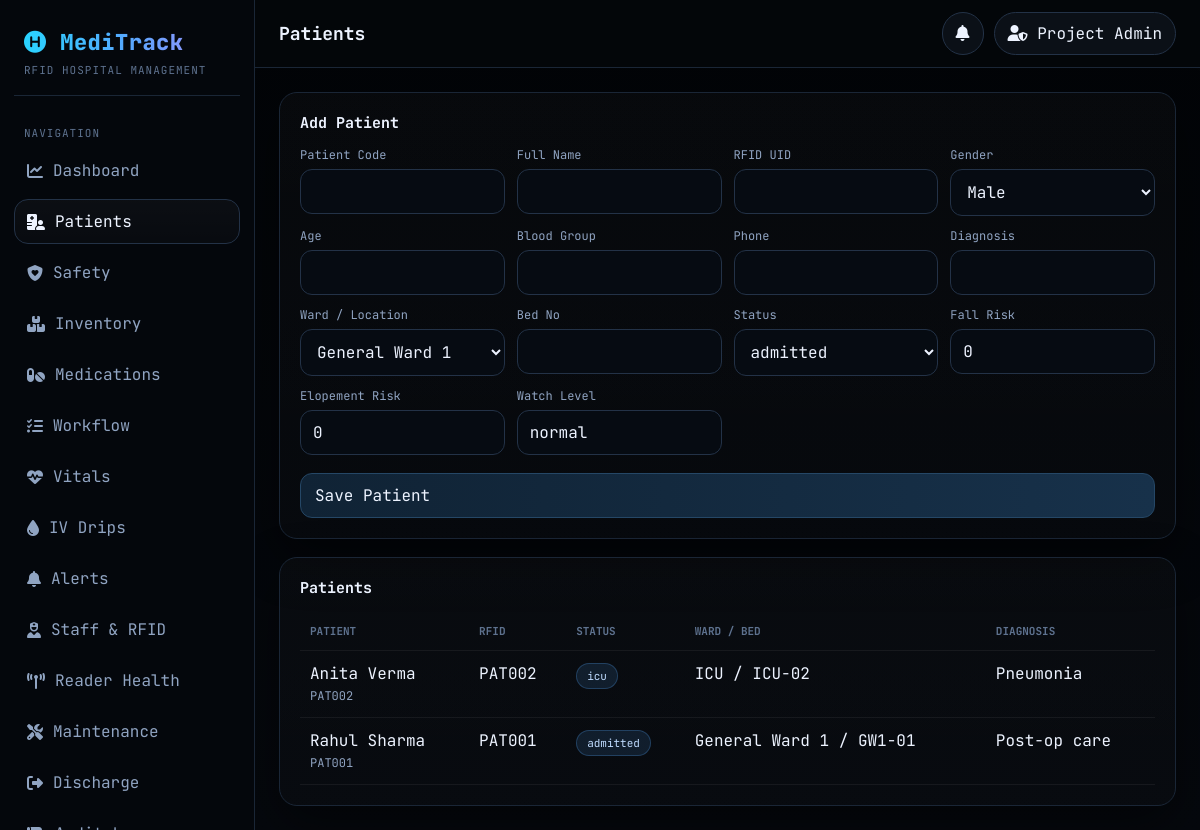
Page /index.php?page=patients (signed in) on the committed database.
### tables this page shows
CREATE TABLE patients (
  id INT AUTO_INCREMENT PRIMARY KEY,
  patient_code VARCHAR(30) NOT NULL UNIQUE,
  fullname VARCHAR(150) NOT NULL,
  rfiduid VARCHAR(60) UNIQUE NULL,
  gender VARCHAR(20) NULL,
  age INT NULL,
  blood_group VARCHAR(10) NULL,
  phone VARCHAR(20) NULL,
  diagnosis VARCHAR(255) NULL,
  ward_id INT NULL,
  bed_no VARCHAR(20) NULL,
  status ENUM('admitted','icu','critical','discharged') NOT NULL DEFAULT 'admitted',
  fall_risk TINYINT(1) NOT NULL DEFAULT 0,
  elopement_risk TINYINT(1) NOT NULL DEFAULT 0,
  watch_level VARCHAR(20) NOT NULL DEFAULT 'normal',
  last_seen_at DATETIME NULL,
  last_seen_location_id INT NULL,
  created_at TIMESTAMP DEFAULT CURRENT_TIMESTAMP,
  INDEX idx_ward (ward_id)
);

CREATE TABLE locations (
  id INT AUTO_INCREMENT PRIMARY KEY,
  location_name VARCHAR(120) NOT NULL,
  location_type VARCHAR(40) NOT NULL DEFAULT 'ward',
  readerid VARCHAR(60) UNIQUE NULL,
  apikey VARCHAR(100) NULL,
  lastheartbeat DATETIME NULL,
  isactive TINYINT(1) NOT NULL DEFAULT 1,
  created_at TIMESTAMP DEFAULT CURRENT_TIMESTAMP
);

### index.php (the view, shortened to what the rows shown need)
<?php
require_once 'core.php';
$p   = patient_cols();
$l   = location_cols();
$i   = item_cols();
$s   = schedule_cols();
$a   = alert_cols();
$sl  = scanlog_cols();
$page = getv('page', 'dashboard');
$k = one(
    "SELECT
        (SELECT COUNT(*) FROM patients WHERE status<>'discharged') AS patients,
        (SELECT COUNT(*) FROM items) AS items,
        (SELECT COUNT(*) FROM alerts WHERE `{$a['isresolved']}`=0) AS alerts,
        (SELECT COUNT(*) FROM workflowtasks WHERE status<>'done') AS tasks,
        (SELECT COUNT(*) FROM medicationschedule WHERE status='pending' AND `{$s['scheduledtime']}` < NOW()) AS overdue,
        (SELECT COUNT(*) FROM items WHERE `{$i['recallflag']}`=1) AS recalled,
        (SELECT COUNT(*) FROM scanlogs WHERE DATE(`{$sl['scantime']}`)=CURDATE()) AS scans,
        (SELECT COUNT(*) FROM locations WHERE `{$l['readerid']}` IS NOT NULL AND (`{$l['lastheartbeat']}` IS NULL OR `{$l['lastheartbeat']}` < NOW() - INTERVAL 10 MINUTE)) AS offline"
);
$patients = all_rows(
    "SELECT
        p.*,
        l.`{$l['locationname']}` AS location_name
     FROM patients p
     LEFT JOIN locations l ON l.id=p.`{$p['wardid']}`
     ORDER BY p.id DESC"
);
$locations = all_rows(
    "SELECT
        id,
        `{$l['locationname']}` AS location_name,
        `{$l['locationtype']}` AS location_type,
        `{$l['readerid']}` AS reader_id,
        `{$l['lastheartbeat']}` AS last_heartbeat
     FROM locations
     ORDER BY `{$l['locationname']}`"
);
$alerts = all_rows(
    "SELECT
        id,
        severity,
        `{$a['type']}` AS alert_type,
        message,
        `{$a['url']}` AS related_url,
        `{$a['isresolved']}` AS is_resolved,
        `{$a['createdat']}` AS created_at
     FROM alerts
     ORDER BY `{$a['isresolved']}`, id DESC
     LIMIT 60"
);
$recentMoves = all_rows(
    "SELECT
        s.id,
        s.uid,
        s.`{$sl['actiontype']}` AS action_type,
        s.`{$sl['scantime']}` AS scan_time,
        p.fullname AS patient_name,
        i.`{$i['itemname']}` AS item_name,
        l1.`{$l['locationname']}` AS from_name,
        l2.`{$l['locationname']}` AS to_name,
        sm.fullname AS staff_name,
        sm.role AS staff_role
     FROM scanlogs s
     LEFT JOIN patients p ON p.id = s.`{$sl['patientid']}`
     LEFT JOIN items i ON i.id = s.`{$sl['itemid']}`
     LEFT JOIN locations l1 ON l1.id = s.`{$sl['fromlocationid']}`
     LEFT JOIN locations l2 ON l2.id = s.`{$sl['tolocationid']}`
     LEFT JOIN staffmembers sm ON sm.id = s.`{$sl['staffid']}`
     ORDER BY s.id DESC
     LIMIT 20"
);
$heat = [];
foreach ($locations as $loc) {
    $id = (int)$loc['id'];
    $heat[] = [
        'name'  => $loc['location_name'],
        'morn'  => (int)(one("SELECT COUNT(*) c FROM scanlogs WHERE `{$sl['tolocationid']}`={$id} AND HOUR(`{$sl['scantime']}`) BETWEEN 0 AND 5")['c'] ?? 0),
        'day'   => (int)(one("SELECT COUNT(*) c FROM scanlogs WHERE `{$sl['tolocationid']}`={$id} AND HOUR(`{$sl['scantime']}`) BETWEEN 6 AND 11")['c'] ?? 0),
        'eve'   => (int)(one("SELECT COUNT(*) c FROM scanlogs WHERE `{$sl['tolocationid']}`={$id} AND HOUR(`{$sl['scantime']}`) BETWEEN 12 AND 17")['c'] ?? 0),
        'night' => (int)(one("SELECT COUNT(*) c FROM scanlogs WHERE `{$sl['tolocationid']}`={$id} AND HOUR(`{$sl['scantime']}`) BETWEEN 18 AND 23")['c'] ?? 0),
    ];
}
$scanDays = [];
$scanVals = [];
for ($d = 6; $d >= 0; $d--) {
    $date = date('Y-m-d', strtotime("-{$d} day"));
    $scanDays[] = date('d M', strtotime($date));
    $scanVals[] = (int)(one("SELECT COUNT(*) c FROM scanlogs WHERE DATE(`{$sl['scantime']}`)='{$date}'")['c'] ?? 0);
}
$compRows = array_reverse(all_rows(
    "SELECT
        DATE(`{$s['scheduledtime']}`) AS d,
        SUM(`{$s['compliancestatus']}`='on_time') AS on_time,
        SUM(`{$s['compliancestatus']}`='late') AS late_count,
        SUM(status='missed') AS missed_count
     FROM medicationschedule
     GROUP BY DATE(`{$s['scheduledtime']}`)
     ORDER BY d DESC
     LIMIT 7"
));
$compDays = [];
$compOn = [];
$compLate = [];
$compMiss = [];
foreach ($compRows as $r) {
    $compDays[] = date('d M', strtotime($r['d']));
    $compOn[]   = (int)$r['on_time'];
    $compLate[] = (int)$r['late_count'];
    $compMiss[] = (int)$r['missed_count'];
}
if ($page === 'dashboard') {
?>
    <div class="grid g4">
        <div class="card kpi">
            <div class="label">Active Patients</div>
            <div class="value" id="kpi-patients"><?= (int)$k['patients'] ?></div>
            <div class="sub">Currently admitted</div>
        </div>
        <div class="card kpi">
            <div class="label">Inventory Items</div>
            <div class="value" id="kpi-items"><?= (int)$k['items'] ?></div>
            <div class="sub">Tracked with RFID</div>
        </div>
        <div class="card kpi">
            <div class="label">Open Alerts</div>
            <div class="value" id="kpi-alerts"><?= (int)$k['alerts'] ?></div>
            <div class="sub">Need attention</div>
        </div>
        <div class="card kpi">
            <div class="label">Today Scans</div>
            <div class="value" id="kpi-scans"><?= (int)$k['scans'] ?></div>
            <div class="sub">RFID activity today</div>
        </div>
    </div>
    <div class="grid g2" style="margin-top:18px">
        <div class="card">
            <h3>Weekly Scan Trend</h3>
            <canvas id="scanChart" height="120"></canvas>
        </div>
        <div class="card">
            <h3>Medication Compliance</h3>
            <canvas id="medChart" height="120"></canvas>
        </div>
    </div>
    <div class="grid g2" style="margin-top:18px">
        <div class="card">
            <h3>Recent Alerts</h3>
            <table class="table" id="alerts-body">
                <tr><th>Severity</th><th>Message</th><th>Time</th></tr>
                <?php foreach (array_slice($alerts, 0, 8) as $al): ?>
                <tr>
                    <td>
                        <span class="pill <?= $al['severity'] === 'critical' ? 'danger' : ($al['severity'] === 'warning' ? 'warn' : 'info') ?>">
                            <?= e($al['severity']) ?>
                        </span>
                    </td>
                    <td><?= e($al['message']) ?></td>
                    <td><?= e(ago($al['created_at'])) ?></td>
                </tr>
                <?php endforeach; ?>
            </table>
        </div>
        <div class="card" id="moves-body">
            <h3>Recent Movement</h3>
            <table class="table">
                <tr><th>Item / Patient / UID</th><th>Action</th><th>Staff</th><th>Route</th><th>Time</th></tr>
                <?php foreach (array_slice($recentMoves, 0, 8) as $m):
                    $roleClass = match($m['staff_role'] ?? '') {
                        'Doctor'      => 'info',
                        'Pharmacist'  => 'purple',
                        'Nurse'       => 'ok',
                        'Ward Boy'    => 'warn',
                        default       => 'warn'
                    };
                ?>
                <tr>
                    <td><?= e($m['item_name'] ?: ($m['patient_name'] ?: ($m['staff_name'] ?: $m['uid']))) ?></td>
                    <td><?= e($m['action_type']) ?></td>
                    <td>
                        <?php if ($m['staff_name']): ?>
                        <span class="pill <?= $roleClass ?>">
                            <?= e($m['staff_name']) ?> · <?= e($m['staff_role']) ?>
                        </span>
                        <?php else: ?>
                        <span class="muted">—</span>
                        <?php endif; ?>
                    </td>
                    <td><?= e($m['from_name'] ?: '-') ?> → <?= e($m['to_name'] ?: '-') ?></td>
                    <td><?= e(ago($m['scan_time'])) ?></td>
                </tr>
                <?php endforeach; ?>
            </table>
        </div>
    </div>
    <div class="card" style="margin-top:18px">
        <h3>Reader / Zone Activity Heat Map</h3>
        <div class="heatmap">
            <div class="muted">Location</div>
            <div class="muted">00-05</div>
            <div class="muted">06-11</div>
            <div class="muted">12-17</div>
            <div class="muted">18-23</div>
            <?php foreach ($heat as $h): ?>
                <div><?= e($h['name']) ?></div>
                <div class="<?= $h['morn'] > 12 ? 'heat4' : ($h['morn'] > 7 ? 'heat3' : ($h['morn'] > 3 ? 'heat2' : 'heat1')) ?>"><?= (int)$h['morn'] ?></div>
                <div class="<?= $h['day'] > 12 ? 'heat4' : ($h['day'] > 7 ? 'heat3' : ($h['day'] > 3 ? 'heat2' : 'heat1')) ?>"><?= (int)$h['day'] ?></div>
                <div class="<?= $h['eve'] > 12 ? 'heat4' : ($h['eve'] > 7 ? 'heat3' : ($h['eve'] > 3 ? 'heat2' : 'heat1')) ?>"><?= (int)$h['eve'] ?></div>
                <div class="<?= $h['night'] > 12 ? 'heat4' : ($h['night'] > 7 ? 'heat3' : ($h['night'] > 3 ? 'heat2' : 'heat1')) ?>"><?= (int)$h['night'] ?></div>
            <?php endforeach; ?>
        </div>
    </div>
    <script>
    new Chart(document.getElementById('scanChart'), {
        type: 'line',
        data: {
            labels: <?= json_encode($scanDays) ?>,
            datasets: [{
                label: 'Scans',
                data: <?= json_encode($scanVals) ?>,
                borderColor: '#56a8ff',
                backgroundColor: 'rgba(86,168,255,.15)',
                tension: .35,
                fill: true
            }]
        },
        options: {
            plugins: { legend: { labels: { color: '#cbd5e1' } } },
            scales: {
                x: { ticks: { color: '#94a3b8' }, grid: { color: 'rgba(255,255,255,.05)' } },
                y: { ticks: { color: '#94a3b8' }, grid: { color: 'rgba(255,255,255,.05)' } }
            }
        }
    });
    new Chart(document.getElementById('medChart'), {
        type: 'bar',
        data: {
            labels: <?= json_encode($compDays) ?>,
            datasets: [
                { label: 'On Time', data: <?= json_encode($compOn) ?>, backgroundColor: '#34d399' },
                { label: 'Late', data: <?= json_encode($compLate) ?>, backgroundColor: '#fbbf24' },
                { label: 'Missed', data: <?= json_encode($compMiss) ?>, backgroundColor: '#fb7185' }
            ]
        },
        options: {
            plugins: { legend: { labels: { color: '#cbd5e1' } } },
            scales: {
                x: { stacked: true, ticks: { color: '#94a3b8' }, grid: { color: 'rgba(255,255,255,.05)' } },
                y: { stacked: true, ticks: { color: '#94a3b8' }, grid: { color: 'rgba(255,255,255,.05)' } }
            }
        }
    });
    </script>
    <script>
    // ── Live RFID polling ──────────────────────────────────────────
    (function () {
        const INTERVAL_MS = 5000; // poll every 5 seconds
        let lastScanId = 0;
        function severityClass(s) {
            return s === 'critical' ? 'danger' : (s === 'warning' ? 'warn' : 'info');
        }
        function ago(dateStr) {
            if (!dateStr) return '-';
            const diff = Math.floor((Date.now() - new Date(dateStr)) / 1000);
            if (diff < 60)  return diff + 's ago';
            if (diff < 3600) return Math.floor(diff / 60) + 'm ago';
            return Math.floor(diff / 3600) + 'h ago';
        }
        function esc(str) {
            if (!str) return '';
            return String(str)
                .replace(/&/g, '&amp;')
                .replace(/</g, '&lt;')
                .replace(/>/g, '&gt;')
                .replace(/"/g, '&quot;');
        }
        function flash(el) {
            el.style.transition = 'background 0.3s';
            el.style.background = 'rgba(86,168,255,0.18)';
            setTimeout(() => { el.style.background = ''; }, 800);
        }
        function updateKPIs(kpi) {
            const map = {
                'kpi-patients': kpi.patients,
                'kpi-items':    kpi.items,
                'kpi-alerts':   kpi.alerts,
                'kpi-scans':    kpi.scans
            };
            for (const [id, val] of Object.entries(map)) {
                const el = document.getElementById(id);
                if (el && el.textContent != val) {
                    el.textContent = val;
                    flash(el);
                }
            }
        }
        function updateMoves(moves) {
            if (!moves.length) return;
            const newId = moves[0].id;
            if (newId === lastScanId) return; // nothing new
            lastScanId = newId;
            const card = document.getElementById('moves-body');
            if (!card) return;
            const table = card.querySelector('table');
            if (!table) return;
            // rebuild rows (keep header)
            const rows = moves.slice(0, 8).map(m =>
                `<tr>
                    <td>${esc(m.item_name || m.patient_name || m.staff_name || m.uid)}</td>
                    <td>${esc(m.action_type)}</td>
                    <td>${esc(m.from_name || '-')} → ${esc(m.to_name || '-')}</td>
                    <td>${ago(m.scan_time)}</td>
                </tr>`
            ).join('');
            table.innerHTML =
                '<tr><th>Item / Patient / UID</th><th>Action</th><th>Route</th><th>Time</th></tr>' + rows;
            flash(table);
        }
        function updateAlerts(alerts) {
            const table = document.getElementById('alerts-body');
            if (!table) return;
            const rows = alerts.slice(0, 8).map(al =>
                `<tr>
                    <td><span class="pill ${severityClass(al.severity)}">${esc(al.severity)}</span></td>
                    <td>${esc(al.message)}</td>
                    <td>${ago(al.created_at)}</td>
                </tr>`
            ).join('');
            table.innerHTML =
                '<tr><th>Severity</th><th>Message</th><th>Time</th></tr>' + rows;
        }
        async function poll() {
            try {
                const res = await fetch('live_updates.php');
                if (!res.ok) return;
                const data = await res.json();
                if (!data.ok) return;
                updateKPIs(data.kpi);
                updateMoves(data.moves);
                updateAlerts(data.alerts);
                beepIfCritical(data.alerts);
            } catch (e) {
                // silent fail — next poll will retry
            }
        }
        // Run immediately, then on interval
        poll();
        setInterval(poll, INTERVAL_MS);
    })();
    </script>
    <a href="api.php?action=backup" class="btn" style="font-size:12px">⬇ Backup DB</a>
<?php
} elseif ($page === 'patients') {
?>
    <div class="card" style="margin-top:18px">
        <table class="table">
            <tr><th>Patient</th><th>RFID</th><th>Status</th><th>Ward / Bed</th><th>Diagnosis</th></tr>
            <?php foreach ($patients as $pt): ?>
            <tr>
                <td><?= e($pt['fullname']) ?><br><span class="muted"><?= e($pt[$p['patientcode']] ?? '') ?></span></td>
                <td><?= e($pt[$p['rfiduid']] ?? '') ?></td>
                <td><span class="pill info"><?= e($pt['status']) ?></span></td>
                <td><?= e($pt['location_name'] ?: '-') ?> / <?= e($pt[$p['bedno']] ?? '-') ?></td>
                <td><?= e($pt['diagnosis']) ?></td>
            </tr>
            <?php endforeach; ?>
        </table>
    </div>
<?php
} else {
    echo '<div class="card"><h3>Page not found</h3><p class="muted">Use the sidebar to navigate.</p></div>';
}

### rows in the picture
patients: fullname "Anita Verma", patient_code "PAT002", rfiduid "PAT002", status "icu", locations.location_name "ICU", bed_no "ICU-02", diagnosis "Pneumonia"
patients: fullname "Rahul Sharma", patient_code "PAT001", rfiduid "PAT001", status "admitted", locations.location_name "General Ward 1", bed_no "GW1-01", diagnosis "Post-op care"

### other values in the picture
$v "Dashboard"
$v "Patients"
$v "Safety"
$v "Inventory"
$v "Medications"
$v "Workflow"
$v "Vitals"
$v "IV Drips"
$v "Alerts"
$v "Staff & RFID"
$v "Reader Health"
$v "Maintenance"
$v "Discharge"
$title "Patients"
admin() "Project Admin"
